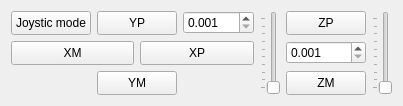
      <widget class="QWidget" name="tab_5">
       <attribute name="title">
        <string>Joystic</string>
       </attribute>
       <layout class="QGridLayout" name="gridLayout_3">
        <item row="4" column="6">
         <widget class="QPushButton" name="pushButton_ZM">
          <property name="sizePolicy">
           <sizepolicy hsizetype="Minimum" vsizetype="Expanding">
            <horstretch>0</horstretch>
            <verstretch>0</verstretch>
           </sizepolicy>
          </property>
          <property name="text">
           <string>ZM</string>
          </property>
         </widget>
        </item>
        <item row="3" column="3" colspan="2">
         <widget class="QPushButton" name="pushButton_XM_2">
          <property name="sizePolicy">
           <sizepolicy hsizetype="Minimum" vsizetype="Expanding">
            <horstretch>0</horstretch>
            <verstretch>0</verstretch>
           </sizepolicy>
          </property>
          <property name="text">
           <string>XP</string>
          </property>
         </widget>
        </item>
        <item row="4" column="2" colspan="2">
         <widget class="QPushButton" name="pushButton_YM">
          <property name="sizePolicy">
           <sizepolicy hsizetype="Minimum" vsizetype="Expanding">
            <horstretch>0</horstretch>
            <verstretch>0</verstretch>
           </sizepolicy>
          </property>
          <property name="text">
           <string>YM</string>
          </property>
         </widget>
        </item>
        <item row="2" column="2" colspan="2">
         <widget class="QPushButton" name="pushButton_YP">
          <property name="sizePolicy">
           <sizepolicy hsizetype="Minimum" vsizetype="Expanding">
            <horstretch>0</horstretch>
            <verstretch>0</verstretch>
           </sizepolicy>
          </property>
          <property name="text">
           <string>YP</string>
          </property>
         </widget>
        </item>
        <item row="3" column="1" colspan="2">
         <widget class="QPushButton" name="pushButton_XM">
          <property name="sizePolicy">
           <sizepolicy hsizetype="Minimum" vsizetype="Expanding">
            <horstretch>0</horstretch>
            <verstretch>0</verstretch>
           </sizepolicy>
          </property>
          <property name="text">
           <string>XM</string>
          </property>
         </widget>
        </item>
        <item row="2" column="6">
         <widget class="QPushButton" name="pushButton_ZP">
          <property name="sizePolicy">
           <sizepolicy hsizetype="Minimum" vsizetype="Expanding">
            <horstretch>0</horstretch>
            <verstretch>0</verstretch>
           </sizepolicy>
          </property>
          <property name="text">
           <string>ZP</string>
          </property>
         </widget>
        </item>
        <item row="2" column="1">
         <widget class="QPushButton" name="pushButtonJoysticMode">
          <property name="sizePolicy">
           <sizepolicy hsizetype="Minimum" vsizetype="Expanding">
            <horstretch>0</horstretch>
            <verstretch>0</verstretch>
           </sizepolicy>
          </property>
          <property name="text">
           <string>Joystic mode</string>
          </property>
          <property name="checkable">
           <bool>true</bool>
          </property>
         </widget>
        </item>
        <item row="2" column="4">
         <widget class="QDoubleSpinBox" name="doubleSpinBox">
          <property name="decimals">
           <number>3</number>
          </property>
          <property name="minimum">
           <double>0.001000000000000</double>
          </property>
          <property name="maximum">
           <double>100.000000000000000</double>
          </property>
         </widget>
        </item>
        <item row="2" column="5" rowspan="3">
         <widget class="QSlider" name="verticalSlider_StepsXY">
          <property name="minimum">
           <number>1</number>
          </property>
          <property name="maximum">
           <number>10</number>
          </property>
          <property name="pageStep">
           <number>10</number>
          </property>
          <property name="orientation">
           <enum>Qt::Vertical</enum>
          </property>
          <property name="tickPosition">
           <enum>QSlider::TicksAbove</enum>
          </property>
          <property name="tickInterval">
           <number>1</number>
          </property>
         </widget>
        </item>
        <item row="3" column="6">
         <widget class="QDoubleSpinBox" name="doubleSpinBox_2">
          <property name="decimals">
           <number>3</number>
          </property>
          <property name="minimum">
           <double>0.001000000000000</double>
          </property>
          <property name="maximum">
           <double>100.000000000000000</double>
          </property>
         </widget>
        </item>
        <item row="2" column="7" rowspan="3">
         <widget class="QSlider" name="verticalSlider_StepsZ">
          <property name="minimum">
           <number>1</number>
          </property>
          <property name="maximum">
           <number>10</number>
          </property>
          <property name="pageStep">
           <number>10</number>
          </property>
          <property name="orientation">
           <enum>Qt::Vertical</enum>
          </property>
          <property name="tickPosition">
           <enum>QSlider::TicksAbove</enum>
          </property>
          <property name="tickInterval">
           <number>1</number>
          </property>
         </widget>
        </item>
       </layout>
      </widget>
